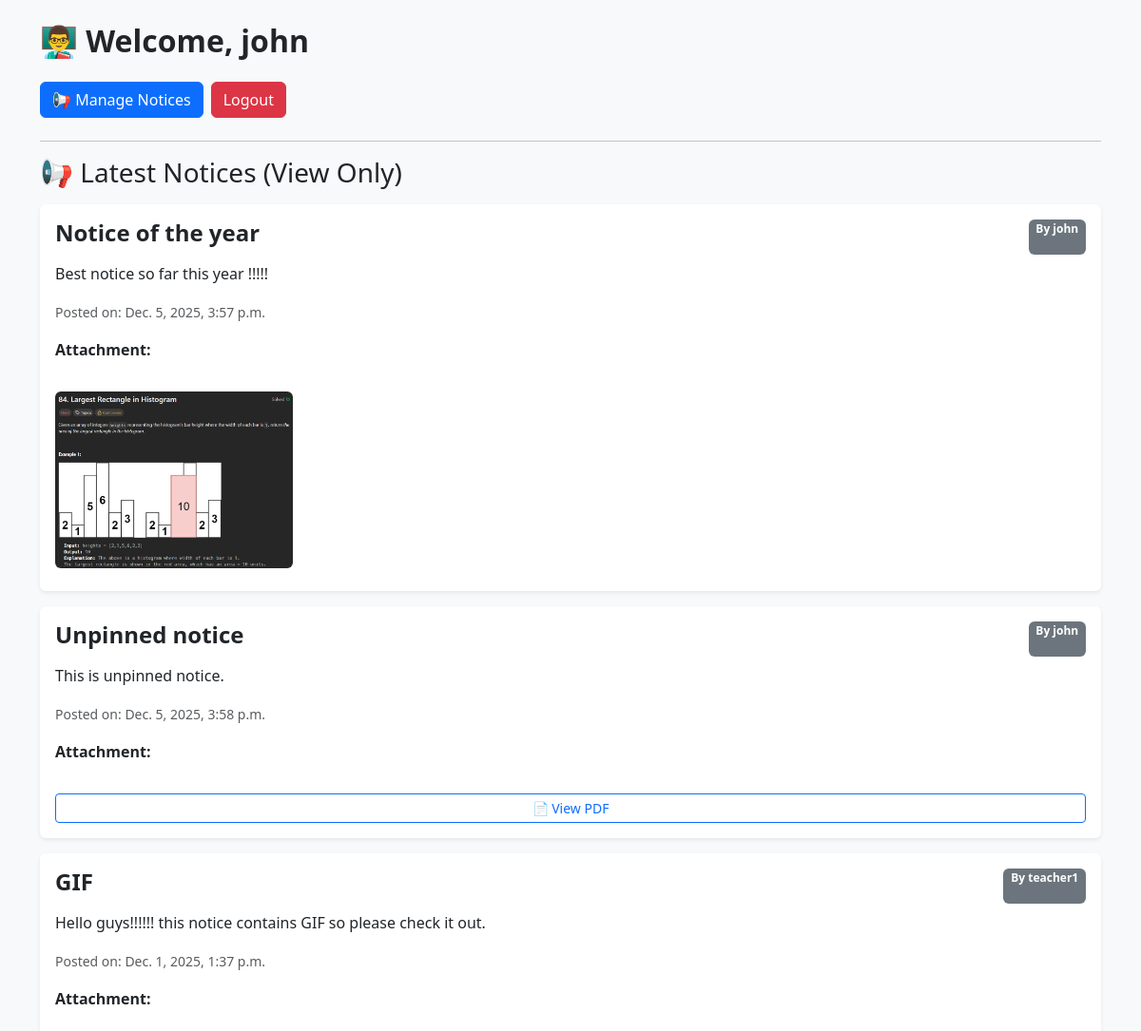
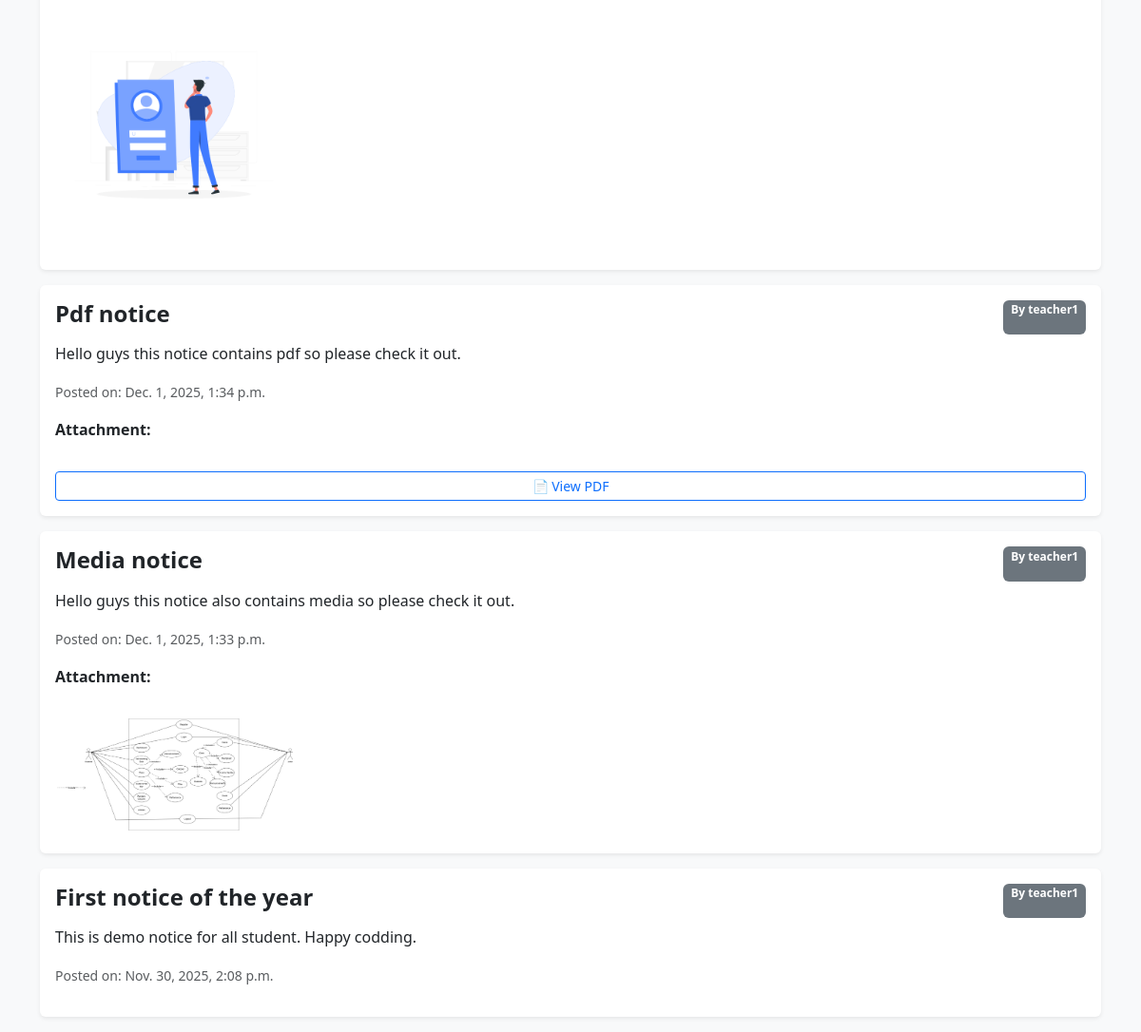
/teacher/dashboard/ (signed in), run on the app's committed database (2 pictures, top to bottom).
### notices/models.py (models this page shows, shortened)
class Notice(models.Model):
    CATEGORY_CHOICES = [
        ("general", "General"),
        ("exam", "Exam"),
        ("holiday", "Holiday"),
        ("event", "Event"),
        ("urgent", "Urgent"),
    ]
    PRIORITY_CHOICES = [
        ("high", "High"),
        ("medium", "Medium"),
        ("low", "Low"),
    ]
    title = models.CharField(max_length=200)
    message = models.TextField()
    created_at = models.DateTimeField(auto_now_add=True)
    created_by = models.ForeignKey(User, on_delete=models.CASCADE)
    saved_by = models.ManyToManyField(core.Profile, blank=True, related_name="saved_notices")
    attachment = models.FileField(
        upload_to="notices/",
        blank=True,
        null=True
    )
    created_by = models.ForeignKey(User, on_delete=models.SET_NULL, null=True)
    category = models.CharField(max_length=20, choices=CATEGORY_CHOICES, default="general")
    priority = models.CharField(max_length=20, choices=PRIORITY_CHOICES, default="medium")
    expiry_date = models.DateField(null=True, blank=True)
    pinned = models.BooleanField(default=False)

### core/views.py (the view)
# urls.py: path('teacher/dashboard/', views.teacher_dashboard, name="teacher_dashboard"),
@login_required
@role_required("teacher")
def teacher_dashboard(request):
    notices = Notice.objects.all().order_by('-pinned', '-created_at')
    return render(request, "teacher_dashboard.html", {"notices": notices})

### templates/teacher_dashboard.html (shortened to what this page needs)
<!DOCTYPE html>
<html>
<head>
    <link href="https://cdn.jsdelivr.net/npm/bootstrap@5.3.0/dist/css/bootstrap.min.css" rel="stylesheet">
</head>
<body class="bg-light">
<div class="container mt-4">
    <h2 class="fw-bold">👨‍🏫 Welcome, {{ request.user.username }}</h2>
    <div class="mt-4 mb-4 d-flex gap-2">
        <a class="btn btn-primary" href="/notices/">📢 Manage Notices</a>
        <a class="btn btn-danger" href="{% url 'logout' %}">Logout</a>
    </div>
    <hr>
    <h3 class="mb-3">📢 Latest Notices (View Only)</h3>
    {% for n in notices %}
        <div class="card p-3 mb-3 shadow-sm border-0">
            <div class="d-flex justify-content-between">
                <h4 class="fw-bold">{{ n.title }}</h4>
                <span class="badge bg-secondary">By {{ n.created_by.username }}</span>
            </div>
            <p class="mt-2">{{ n.message }}</p>
            <p><small class="text-muted">Posted on: {{ n.created_at }}</small></p>
            {% if n.attachment %}
                {% with file=n.attachment.url|lower %}
                    <strong>Attachment:</strong><br>
                    {% if ".jpg" in file or ".jpeg" in file or ".png" in file or ".gif" in file %}
                        <img src="{{ n.attachment.url }}" class="img-fluid mt-2 mb-2 rounded" style="max-width:250px;">
                    {% elif ".mp4" in file or ".webm" in file %}
                        <video width="320" controls class="mt-2 mb-2 rounded">
                            <source src="{{ n.attachment.url }}">
                        </video>
                    {% elif ".pdf" in file %}
                        <a href="{{ n.attachment.url }}" target="_blank" class="btn btn-outline-primary btn-sm mt-2">
                            📄 View PDF
                        </a>
                    {% else %}
                        <a href="{{ n.attachment.url }}" download class="btn btn-outline-secondary btn-sm mt-2">
                            📎 Download File
                        </a>
                    {% endif %}
                {% endwith %}
            {% endif %}
        </div>
    {% empty %}
        <p class="text-muted">No notices available.</p>
    {% endfor %}
</div>
</body>
</html>

### data on the page
Notice: title "Notice of the year", created_by.username "john", message "Best notice so far this year !!!!!", created_at "Dec. 5, 2025, 3:57 p.m.", attachment (picture)
Notice: title "Unpinned notice", created_by.username "john", message "This is unpinned notice.", created_at "Dec. 5, 2025, 3:58 p.m."
Notice: title "GIF", created_by.username "teacher1", message "Hello guys!!!!!! this notice contains GIF so please check it out.", created_at "Dec. 1, 2025, 1:37 p.m.", attachment (picture)
Notice: title "Pdf notice", created_by.username "teacher1", message "Hello guys this notice contains pdf so please check it out.", created_at "Dec. 1, 2025, 1:34 p.m."
Notice: title "Media notice", created_by.username "teacher1", message "Hello guys this notice also contains media so please check it out.", created_at "Dec. 1, 2025, 1:33 p.m.", attachment (picture)
Notice: title "First notice of the year", created_by.username "teacher1", message "This is demo notice for all student. Happy codding.", created_at "Nov. 30, 2025, 2:08 p.m."

### other printed values
{{ request.user.username }} "john"
